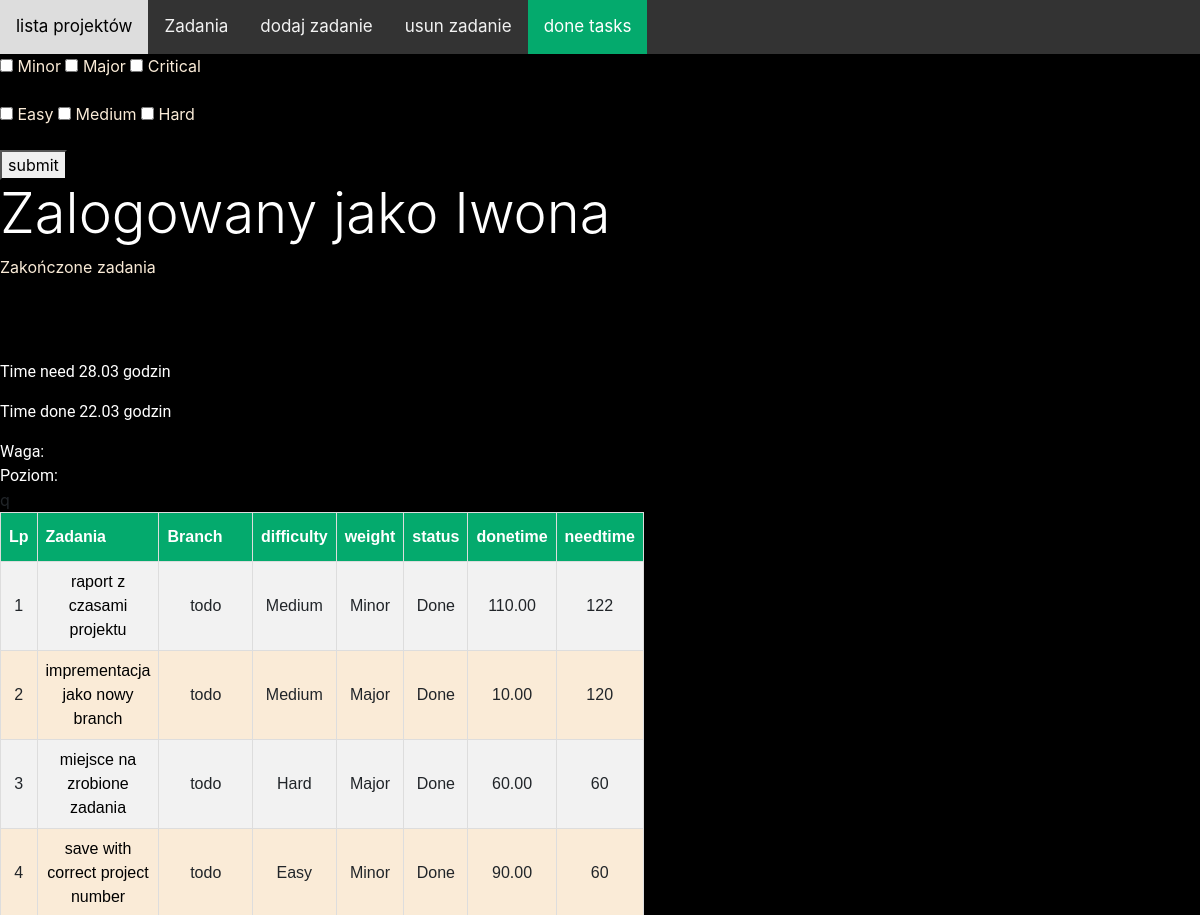
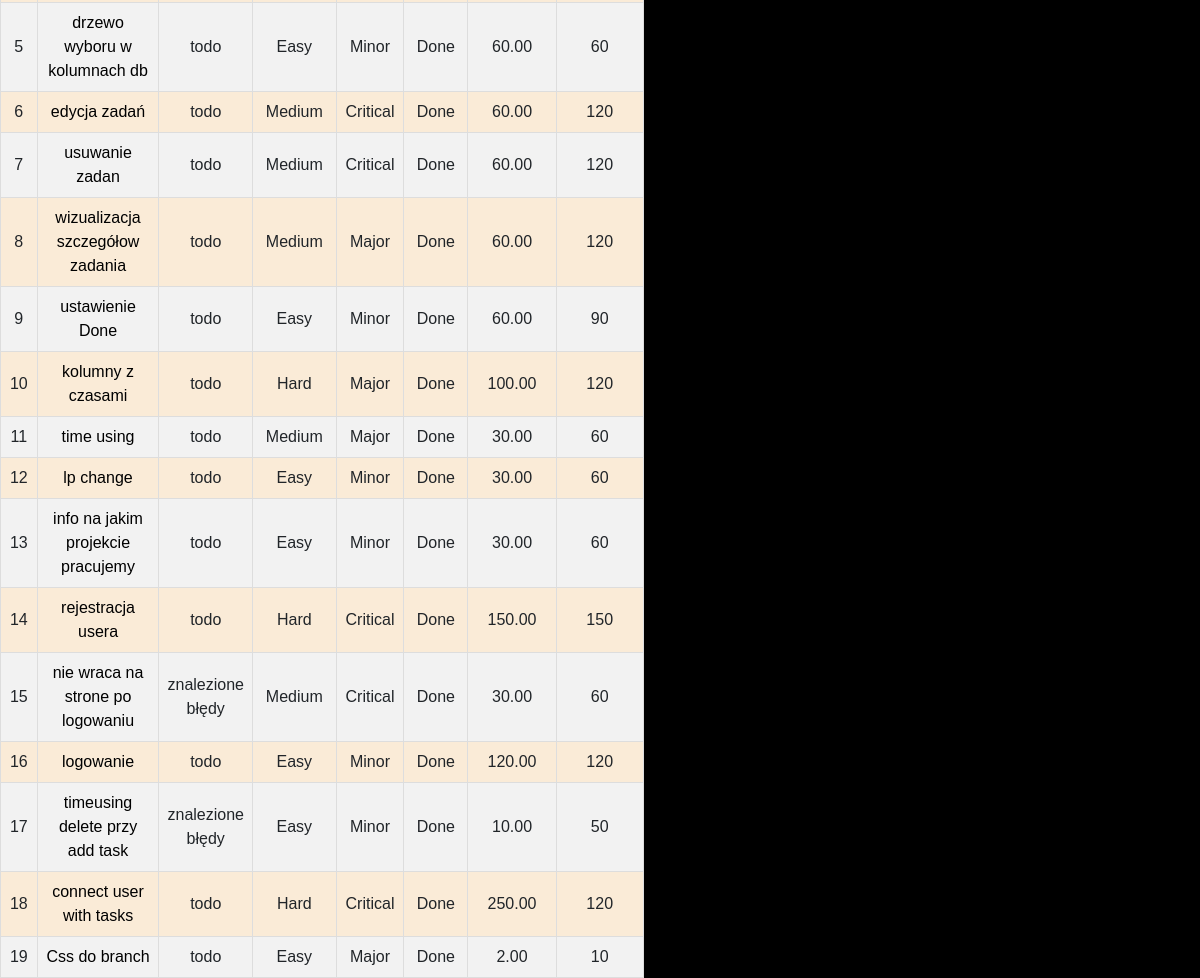
The page /main/done_task/4/ (signed in) on the database its author committed (2 pictures, top to bottom).
### task/models.py (models this page shows, shortened)
class Task(models.Model):
    title = models.CharField(max_length=255, unique=True)
    task = models.TextField()
    branch = models.PositiveSmallIntegerField(choices=Branch.BRANCH, default=0)
    created = models.DateTimeField(auto_now_add=True)
    modified = models.DateTimeField(auto_now=True)
    timeneed = models.IntegerField()
    timedone = models.DecimalField(max_digits=6, decimal_places=2,default=0)
    weight = models.PositiveSmallIntegerField(choices=Weight.WEIGHT, default=0)
    level = models.PositiveSmallIntegerField(choices=Level.LEVEL, default=0)
    status = models.PositiveSmallIntegerField(choices=Status.STATUS, default=0)
    projekt = models.ForeignKey(Projects, on_delete=models.CASCADE, default=None)
    timeusing = models.IntegerField(blank=True, default=0)
    user = models.ForeignKey("auth.User", on_delete=models.CASCADE, default=1)

### main/views.py (the view)
# urls.py: path('main/done_task/<int:projekt_id>/', done_task , name="done_task"),
@login_required
def done_task(request, projekt_id: int):
    global no_project
    no_project = projekt_id
    print(f"numer projektu : {no_project}")
    zadania = Task.objects.all().filter(projekt=projekt_id, status=2)
    suma_need_done = Task.objects.filter(projekt_id=no_project, status=2).aggregate(Sum('timeneed'))
    suma_timeneed_done = round(suma_need_done["timeneed__sum"] / 60, 2)
    suma_done_done = Task.objects.filter(projekt_id=no_project, status=2).aggregate(Sum('timedone'))
    suma_done_done = round(suma_done_done["timedone__sum"] / 60, 2)
    contex = {"zadania": zadania, "nr_projektu": projekt_id, "side": "done", "suma_timeneed_done": suma_timeneed_done,
              "suma_done_done": suma_done_done}
    return render(request, "main/lista_zadan.html", contex)

### main/templates/main/lista_zadan.html (shortened to what this page needs)
{% extends 'base.html'%}
{% load static %}
{% block content %}
<div class="topnav">
  <a  href="{% url 'main:start' %}">lista projektów</a>
  {% if side == "delete" %}
    <a   href="{% url 'main:zadania' nr_projektu %}">Zadania</a>
    <a href="{% url 'main:add_task' %}">dodaj zadanie</a>
    <a class="active" href="{% url 'main:delete_task' nr_projektu %}">usun zadanie</a>
    <a href="{% url 'main:done_task' nr_projektu %}">done tasks</a>
  {% elif side == "show" %}
    <a  class="active" href="{% url 'main:zadania' nr_projektu %}">Zadania</a>
    <a href="{% url 'main:add_task' %}">dodaj zadanie</a>
    <a href="{% url 'main:delete_task' nr_projektu %}">usun zadanie</a>
    <a href="{% url 'main:done_task' nr_projektu %}">done tasks</a>
  {% else %}
    <a href="{% url 'main:zadania' nr_projektu %}">Zadania</a>
    <a href="{% url 'main:add_task' %}">dodaj zadanie</a>
    <a href="{% url 'main:delete_task' nr_projektu %}">usun zadanie</a>
    <a class="active"  href="{% url 'main:done_task' nr_projektu %}">done tasks</a>
  {% endif %}
</div>
<form action="" method="post">
    <div class="form_check">
        <p>
        <input type="checkbox" value="Minor" id="minor" name="weight">
        <label for="minor">Minor</label>
        <input type="checkbox" value="Major" id="major" name="weight">
        <label for="major">Major</label>
        <input type="checkbox" value="Critical" id="critical" name="weight">
        <label for="critical">Critical</label>
    </p>
    </div>
    <div class="form_check">
        <p>
        <input type="checkbox" value="Easy" id="easy" name="level">
        <label for="easy">Easy</label>
        <input type="checkbox" value="Medium" id="medium" name="level">
        <label for="medium">Medium</label>
        <input type="checkbox" value="Hard" id="hard" name="level">
        <label for="hard">Hard</label>
        </p>
</div>
    <button type="submit">submit</button>
</form>
<div>
    {% if user.is_authenticated %}
    <h1 class="display-4"> Zalogowany jako {{ user.username }}</h1>
{% else %}
        <br><div>Nie jesteś zalogowany </div><br>
{% endif %}
</div>
<div>
  {% if side == "delete" %}
    Usuwanie zadania <br> Wybierz zadanie do usuniecia
  {% elif side == "show" %}
    Edytowanie zadania <br> Wybierz zadanie do edycji
  {% else %}
    Zakończone zadania
  {% endif %}
  <br><br>
</div>
<hr>
<div class="nazwa-projektu">
  {{ nazwa_projektu }}<br>
</div>
<header>
  {% if side == "done" %}
    <p>Time need {{ suma_timeneed_done }} godzin</p>
    <p>Time done {{ suma_done_done }} godzin</p>
  {% else %}
    <p>Time need {{ time_need }} godzin</p>
    <p>Time done {{ time_done }} godzin</p>
  {% endif %}
Waga: {{ waga }}<br>
Poziom: {{ poziom }}
</header>
<table id="customers">
  <tr>
    <th class="lp">Lp</th>
    <th>Zadania</th>
    <th>Branch</th>
    <th>difficulty</th>
    <th>weight</th>
q    <th>status</th>
    <th>donetime</th>
    <th>needtime</th>
  </tr>
  {% for zadanie in zadania %}
  <tr class="lp">
    <td class="lp">{{ forloop.counter }}</td>
      {% if side == "delete" %}
        <td><a href="{% url 'main:remove_task' zadanie.id %}">{{ zadanie.title }}</a></td>
      {% else %}
        <td><a href="{% url 'main:check_task' zadanie.id %}">{{ zadanie.title }}</a></td>
      {% endif %}
    <td>{{ zadanie.get_branch_display }}</td>
    <td>{{ zadanie.get_level_display }}</td>
    <td>{{ zadanie.get_weight_display }}</td>
    <td>{{ zadanie.get_status_display }}</td>
    <td>{{ zadanie.timedone }}</td>
    <td>{{ zadanie.timeneed }}</td>
  </tr>
  {% endfor %}
</table>
{% endblock %}

### main/static/main/css/style.css (style rules this page uses)
body { background-color: rgb(0,0,0); }
h1 { color: white; }
div { color: antiquewhite; font-size: 1em ; }
#customers { font-family: Arial, Helvetica, sans-serif; border-collapse: collapse; width: 30%; background-color: antiquewhite; text-decoration: none; }
#customers td, #customers th { border: 1px solid #ddd; padding: 8px; }
#customers tr:nth-child(even) { background-color: #f2f2f2; }
#customers th { padding-top: 12px; padding-bottom: 12px; text-align: left; background-color: #04AA6D; color: white; }
.lp { text-align: center; }
.lp a:link { color: black; text-decoration: none; }
.topnav { background-color: #333; overflow: hidden; }
.topnav a { float: left; color: #f2f2f2; text-align: center; padding: 14px 16px; text-decoration: none; font-size: 17px; }
.topnav a.active { background-color: #04AA6D; color: white; }
header { color: white; font-family: "Roboto", "Lucida Grande", "DejaVu Sans", "Bitstream Vera Sans", Verdana, Arial, sans-serif; }

### rows shown on the page
Task: title "raport z czasami projektu", branch "todo", level "Medium", weight "Minor", status "Done", timedone "110.00", timeneed "122"
Task: title "imprementacja jako nowy branch", branch "todo", level "Medium", weight "Major", status "Done", timedone "10.00", timeneed "120"
Task: title "miejsce na zrobione zadania", branch "todo", level "Hard", weight "Major", status "Done", timedone "60.00", timeneed "60"
Task: title "save with correct project number", branch "todo", level "Easy", weight "Minor", status "Done", timedone "90.00", timeneed "60"
Task: title "drzewo wyboru w kolumnach db", branch "todo", level "Easy", weight "Minor", status "Done", timedone "60.00", timeneed "60"
Task: title "edycja zadań", branch "todo", level "Medium", weight "Critical", status "Done", timedone "60.00", timeneed "120"
Task: title "usuwanie zadan", branch "todo", level "Medium", weight "Critical", status "Done", timedone "60.00", timeneed "120"
Task: title "wizualizacja szczegółow zadania", branch "todo", level "Medium", weight "Major", status "Done", timedone "60.00", timeneed "120"
Task: title "ustawienie Done", branch "todo", level "Easy", weight "Minor", status "Done", timedone "60.00", timeneed "90"
Task: title "kolumny z czasami", branch "todo", level "Hard", weight "Major", status "Done", timedone "100.00", timeneed "120"
Task: title "time using", branch "todo", level "Medium", weight "Major", status "Done", timedone "30.00", timeneed "60"
Task: title "lp change", branch "todo", level "Easy", weight "Minor", status "Done", timedone "30.00", timeneed "60"
Task: title "info na jakim projekcie pracujemy", branch "todo", level "Easy", weight "Minor", status "Done", timedone "30.00", timeneed "60"
Task: title "rejestracja usera", branch "todo", level "Hard", weight "Critical", status "Done", timedone "150.00", timeneed "150"
Task: title "nie wraca na strone po logowaniu", branch "znalezione błędy", level "Medium", weight "Critical", status "Done", timedone "30.00", timeneed "60"
Task: title "logowanie", branch "todo", level "Easy", weight "Minor", status "Done", timedone "120.00", timeneed "120"
Task: title "timeusing delete przy add task", branch "znalezione błędy", level "Easy", weight "Minor", status "Done", timedone "10.00", timeneed "50"
Task: title "connect user with tasks", branch "todo", level "Hard", weight "Critical", status "Done", timedone "250.00", timeneed "120"
Task: title "Css do branch", branch "todo", level "Easy", weight "Major", status "Done", timedone "2.00", timeneed "10"

### other values the page prints
{{ user.username }} "Iwona"
{{ suma_timeneed_done }} "28.03"
{{ suma_done_done }} "22.03"
